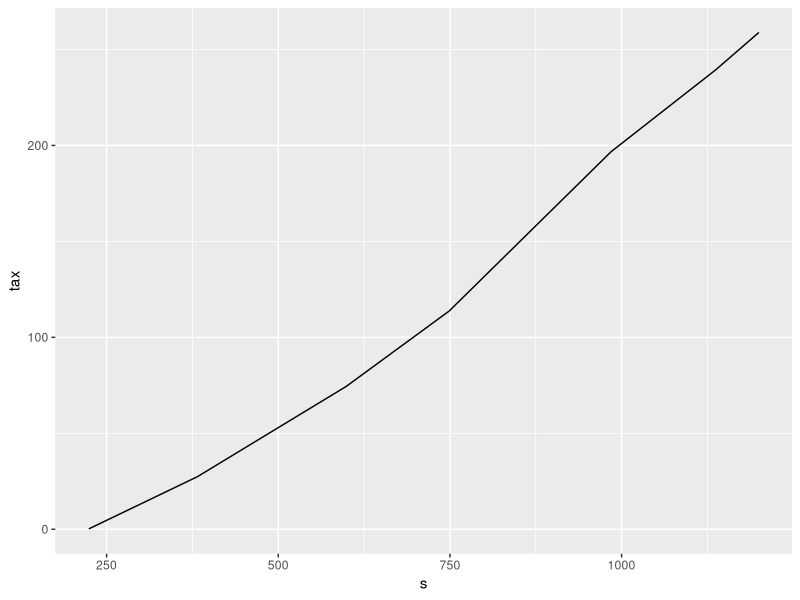
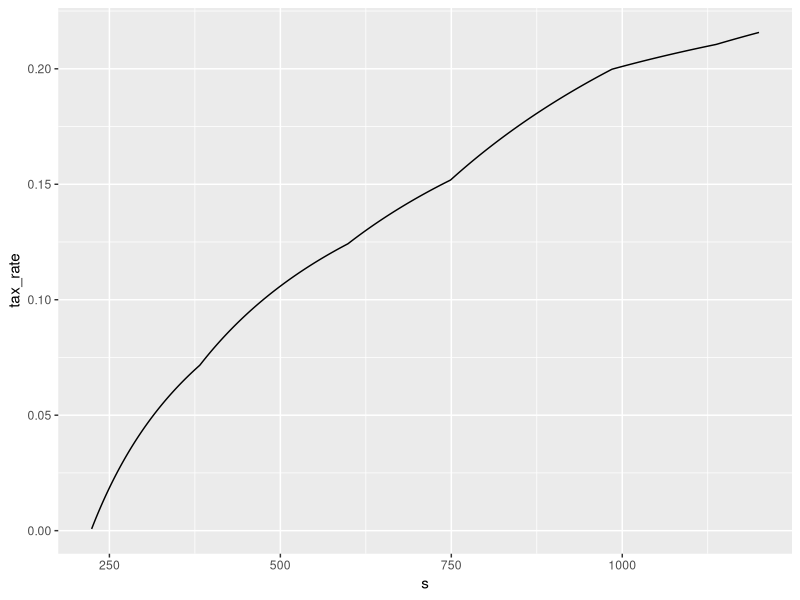

Generate these figures, in order, with R: (Note: this script raises an error after producing the figures.)
library(ggplot2)
library(plyr)
library(dplyr)

get.syotokuzei<-function(x){
  x<-x*10000
  tax<-0
  tax<-as.numeric(x>=1000)*as.numeric(x<1950000)*(x*0.05)
  tax<-tax+as.numeric(x>=1950000)*as.numeric(x<3300000)*(x*0.1-97500)
  tax<-tax+as.numeric(x>=3300000)*as.numeric(x<6950000)*(x*0.2-427500)
  tax<-tax+as.numeric(x>=6950000)*as.numeric(x<9000000)*(x*0.23-636000)
  tax<-tax+as.numeric(x>=9000000)*as.numeric(x<18000000)*(x*0.33-1536000)
  tax<-tax+as.numeric(x>=18000000)*(x*0.4-2796000)
  return(tax/10000)
}

get.kokuho<-function(x){
  x<-x*10000
  kokuho<-51200+15300
  kokuho<-kokuho+as.numeric(x>=330000)*as.numeric((x-330000)*0.1<810000)*(x-330000)*0.1
  kokuho<-kokuho+as.numeric(x>=330000)*as.numeric((x-330000)*0.1>=810000)*810000
  return(kokuho/10000)
}

total.tax.kokuho<-function(tax_df,syotoku,gensen_bunri,sinkoku_bunri){
  kokuho_kijyun<-tax_df[syotoku,]$s+sinkoku_bunri
  total_tax<-tax_df[syotoku,]$s*tax_df[syotoku,]$ttl_tax_rate+
    sinkoku_bunri*0.2015+
    tax_df[kokuho_kijyun,]$s*tax_df[kokuho_kijyun,]$kokuho_rate+
    gensen_bunri*0.2015
  total_tax
  
}

total.tax.kenpo<-function(tax_df,syotoku,gensen_bunri,sinkoku_bunri,kenpo,kosenenkin){
  total_tax<-tax_df[syotoku,]$s*tax_df[syotoku,]$ttl_tax_rate+
    sinkoku_bunri*0.2015+
    gensen_bunri*0.2015+
    kenpo+
    kosenenkin
  
  total_tax
  
}

get.aoiro_kojo<-function(){
  aoiro_kiso_kojo<-690000
  aioro_keihi<-(53500+2500+750+4000)*12
  aoiro_kojo<-aoiro_kiso_kojo+aioro_keihi
  aoiro_kojo
}

get.zei_kojo<-function(kokuho){
  kiso_kojo<-380000
  kojin_401k<-680000
  tyusyo_kyosai<-840000
  syakaihoken<-kokuho+179160
  seimeihoken<-50000
  zei_kojo<-get.aoiro_kojo()+kiso_kojo+kojin_401k+
    tyusyo_kyosai+syakaihoken+seimeihoken
  zei_kojo
}

aoiro.total.zei<-function(syotoku){
  syotoku<-syotoku*10000
  
  kokuho<-get.kokuho((syotoku-get.aoiro_kojo())/10000)*10000
  
  zei_kojo<-get.zei_kojo(kokuho)
  syotoku_zei<-get.syotokuzei((syotoku-zei_kojo)/10000)*10000
  
  jyumin_zei<-(syotoku-zei_kojo)*0.08
  
  total_zei<-(kokuho+syotoku_zei+jyumin_zei)/10000
  return(total_zei)
}

aoiro.total.zei.rate<-function(syotoku){
  return(aoiro.total.zei(syotoku)/syotoku)
}
syotoku<-700
aoiro.total.zei(syotoku)
aoiro.total.zei.rate(syotoku)

syotoku<-seq(1,1200,by=1)
tax_aoiro_ttl<-data.frame(s=syotoku,aoiro_tax=aoiro.total.zei(syotoku))
tax_aoiro_ttl %>% filter(aoiro_tax>0) -> tax_aoiro_ttl
tax_aoiro_ttl$aoiro_tax_rate<-tax_aoiro_ttl$aoiro_tax/tax_aoiro_ttl$s

(gg_<-ggplot(tax_aoiro_ttl,aes(x=s,y=tax))+
   geom_line(data=tax_aoiro_ttl,aes(s,aoiro_tax)))

(gg_<-ggplot(tax_aoiro_ttl,aes(x=s,y=tax_rate))+
   geom_line(data=tax_aoiro_ttl,aes(s,aoiro_tax_rate)))

rm(syotoku,tax_aoiro_ttl,gg_,)

syotoku<-seq(1,2000,by=1)
tax<-get.syotokuzei(syotoku)
tax_df<-data.frame(s=syotoku,tax=tax)
tax_df$tax_rate<-tax_df$tax/tax_df$s
tax_df$ttl_tax_rate<-tax_df$tax_rate+0.08
rm(syotoku,tax)

(total.tax.kenpo(tax_df,570,100,110,50,50)-14)/1210
(total.tax.kenpo(tax_df,680,100,0,50,50)-14)/1210
(total.tax.kenpo(tax_df,670,0,110,50,50)-14-5)/1210

(gg_<-ggplot(tax_df,aes(x=s,y=tax))+
  geom_line(data=tax_df,aes(s,tax)))
(gg_<-ggplot(tax_df,aes(x=s,y=ttl_tax_rate))+
   geom_line(data=tax_df,aes(s,ttl_tax_rate)))
rm(gg_)

rm(tax_df,get.syotokuzei,get.kokuho,get.aoiro_kojo,get.zei_kojo,aoiro.total.zei,aoiro.total.zei.rate,total.tax.kenpo,total.tax.kokuho)
